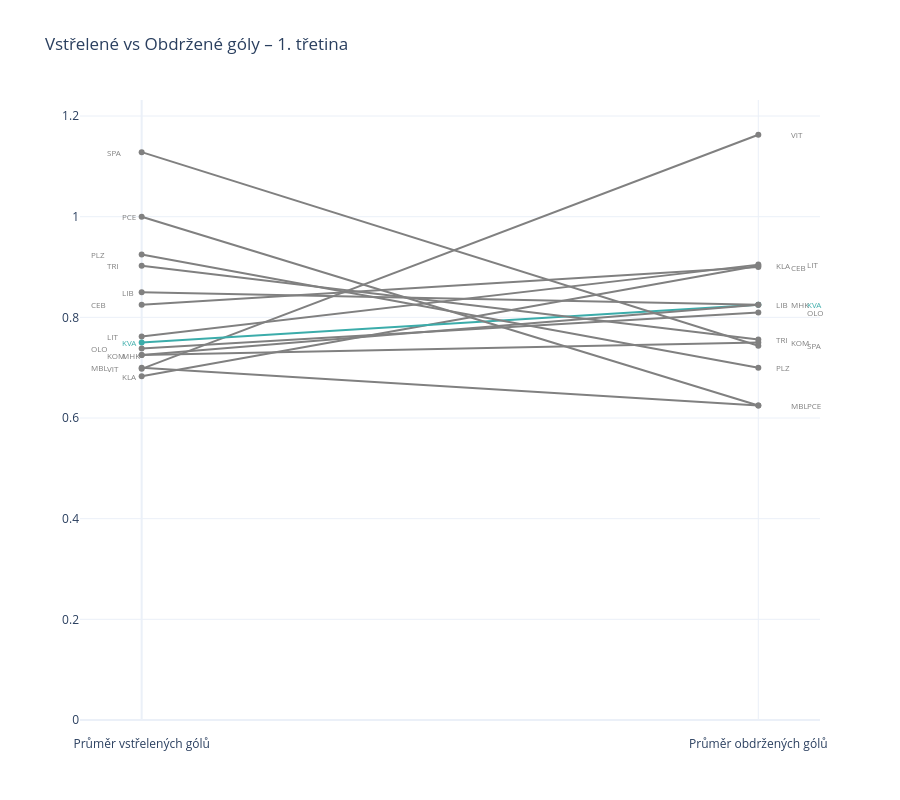
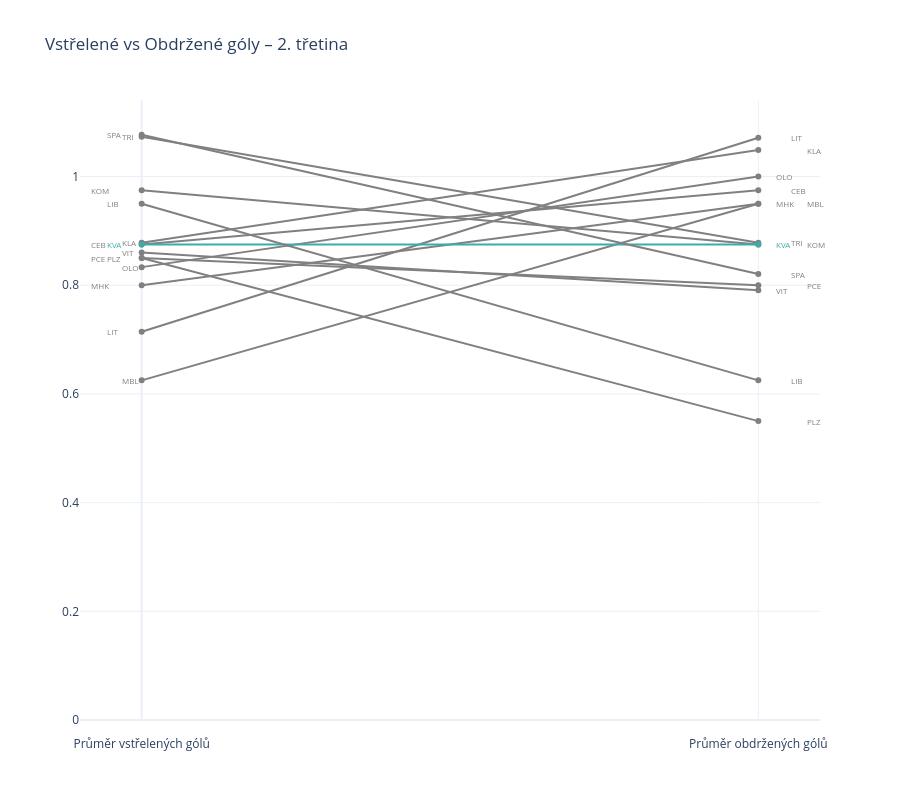
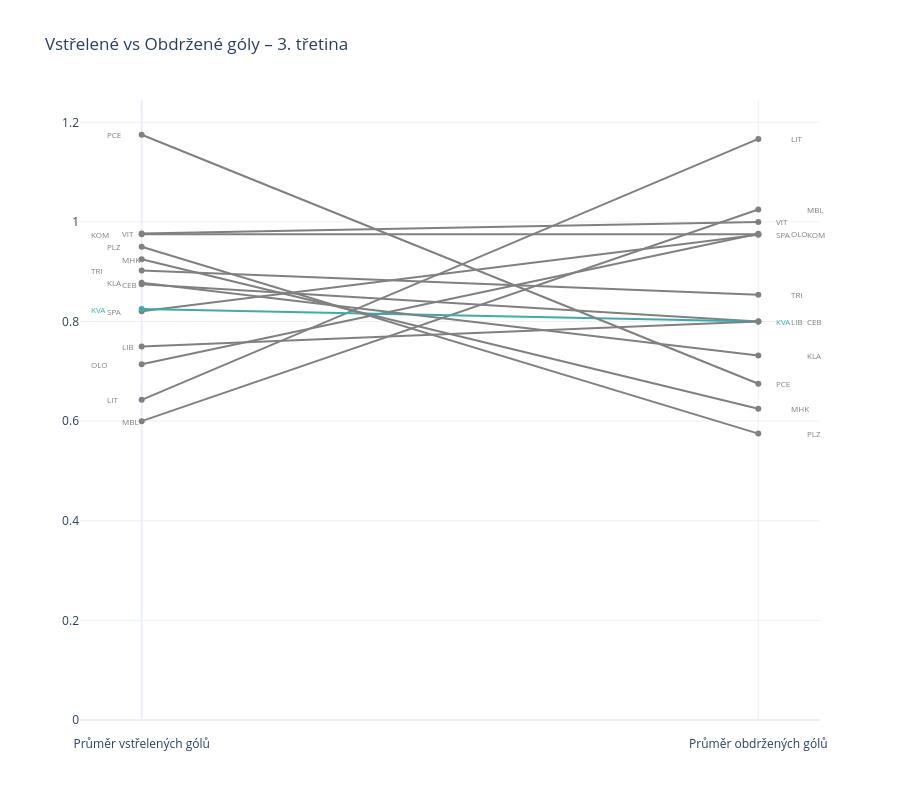
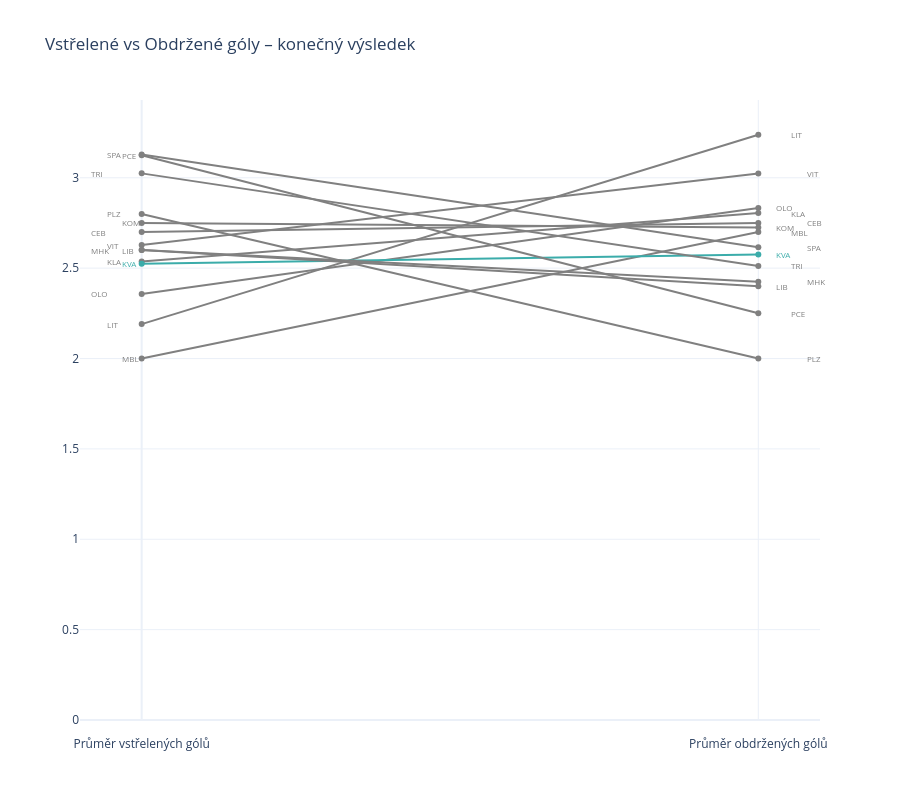

The notebook cell these images were saved under, in order:
### Code cell
for period in team_period["period"].unique():
    df_period = team_period[team_period["period"] == period]

    offset_r = define_offset(df_period, "gaa", "team")
    offset_l = define_offset(df_period, "gfa", "team")
    actual_label = "konečný výsledek" if period == "F" else f"{period}. třetina"
    
    fig = go.Figure()
    
    for team in offset_r.keys():
        team_data = df_period[df_period["team"] == team]
        color = "rgb(59,172,170)" if team == "KVA" else "gray"
        
        fig.add_trace(go.Scatter(
            x=[0, 1], 
            y=[team_data["gfa"].values[0], team_data["gaa"].values[0]],
            mode="lines+markers",
            name=team,
            line=dict(color=color, width=2, )
        ))
        
        fig.add_annotation(
            x=1.05+offset_r[team],  
            y=team_data["gaa"].values[0],
            text=team,
            showarrow=False,
            xanchor="left",
            font=dict(color=color, size=8)
        )

        fig.add_annotation(
            x=-0.06+offset_l[team],  
            y=team_data["gfa"].values[0],
            text=team,
            showarrow=False,
            xanchor="left",
            font=dict(color=color, size=8)
        )
    
    fig.update_layout(
        title=f"Vstřelené vs Obdržené góly – {actual_label}",
        xaxis=dict(
            tickvals=[0, 1],
            ticktext=["Průměr vstřelených gólů", "Průměr obdržených gólů"],
            range=[-0.1, 1.1],
            ticklabelposition="outside",
            ticklabelstandoff=15 
        ),
        yaxis=dict(
            rangemode="tozero", #dtick=0.1,
                  ),
        height=800,
        showlegend=False
    )
    
    fig.show()

### Figure 1 — Plotly figure (JSON) as saved in the notebook; plotly's stock layout.template omitted (floating-point values rounded to 4 significant figures)
{"data": [{"line": {"color": "gray", "width": 2}, "mode": "lines+markers", "name": "VIT", "type": "scatter", "x": [0, 1], "y": [0.6977, 1.163]}, {"line": {"color": "gray", "width": 2}, "mode": "lines+markers", "name": "LIT", "type": "scatter", "x": [0, 1], "y": [0.7619, 0.9048]}, {"line": {"color": "gray", "width": 2}, "mode": "lines+markers", "name": "KLA", "type": "scatter", "x": [0, 1], "y": [0.6829, 0.9024]}, {"line": {"color": "gray", "width": 2}, "mode": "lines+markers", "name": "CEB", "type": "scatter", "x": [0, 1], "y": [0.825, 0.9]}, {"line": {"color": "rgb(59,172,170)", "width": 2}, "mode": "lines+markers", "name": "KVA", "type": "scatter", "x": [0, 1], "y": [0.75, 0.825]}, {"line": {"color": "gray", "width": 2}, "mode": "lines+markers", "name": "LIB", "type": "scatter", "x": [0, 1], "y": [0.85, 0.825]}, {"line": {"color": "gray", "width": 2}, "mode": "lines+markers", "name": "MHK", "type": "scatter", "x": [0, 1], "y": [0.725, 0.825]}, {"line": {"color": "gray", "width": 2}, "mode": "lines+markers", "name": "OLO", "type": "scatter", "x": [0, 1], "y": [0.7381, 0.8095]}, {"line": {"color": "gray", "width": 2}, "mode": "lines+markers", "name": "TRI", "type": "scatter", "x": [0, 1], "y": [0.9024, 0.7561]}, {"line": {"color": "gray", "width": 2}, "mode": "lines+markers", "name": "KOM", "type": "scatter", "x": [0, 1], "y": [0.725, 0.75]}, {"line": {"color": "gray", "width": 2}, "mode": "lines+markers", "name": "SPA", "type": "scatter", "x": [0, 1], "y": [1.128, 0.7436]}, {"line": {"color": "gray", "width": 2}, "mode": "lines+markers", "name": "PLZ", "type": "scatter", "x": [0, 1], "y": [0.925, 0.7]}, {"line": {"color": "gray", "width": 2}, "mode": "lines+markers", "name": "MBL", "type": "scatter", "x": [0, 1], "y": [0.7, 0.625]}, {"line": {"color": "gray", "width": 2}, "mode": "lines+markers", "name": "PCE", "type": "scatter", "x": [0, 1], "y": [1, 0.625]}], "layout": {"annotations": [{"font": {"color": "gray", "size": 8}, "showarrow": false, "text": "VIT", "x": 1.05, "xanchor": "left", "y": 1.163}, {"font": {"color": "gray", "size": 8}, "showarrow": false, "text": "VIT", "x": -0.06, "xanchor": "left", "y": 0.6977}, {"font": {"color": "gray", "size": 8}, "showarrow": false, "text": "LIT", "x": 1.075, "xanchor": "left", "y": 0.9048}, {"font": {"color": "gray", "size": 8}, "showarrow": false, "text": "LIT", "x": -0.06, "xanchor": "left", "y": 0.7619}, {"font": {"color": "gray", "size": 8}, "showarrow": false, "text": "KLA", "x": 1.025, "xanchor": "left", "y": 0.9024}, {"font": {"color": "gray", "size": 8}, "showarrow": false, "text": "KLA", "x": -0.035, "xanchor": "left", "y": 0.6829}, {"font": {"color": "gray", "size": 8}, "showarrow": false, "text": "CEB", "x": 1.05, "xanchor": "left", "y": 0.9}, {"font": {"color": "gray", "size": 8}, "showarrow": false, "text": "CEB", "x": -0.085, "xanchor": "left", "y": 0.825}, {"font": {"color": "rgb(59,172,170)", "size": 8}, "showarrow": false, "text": "KVA", "x": 1.075, "xanchor": "left", "y": 0.825}, {"font": {"color": "rgb(59,172,170)", "size": 8}, "showarrow": false, "text": "KVA", "x": -0.035, "xanchor": "left", "y": 0.75}, {"font": {"color": "gray", "size": 8}, "showarrow": false, "text": "LIB", "x": 1.025, "xanchor": "left", "y": 0.825}, {"font": {"color": "gray", "size": 8}, "showarrow": false, "text": "LIB", "x": -0.035, "xanchor": "left", "y": 0.85}, {"font": {"color": "gray", "size": 8}, "showarrow": false, "text": "MHK", "x": 1.05, "xanchor": "left", "y": 0.825}, {"font": {"color": "gray", "size": 8}, "showarrow": false, "text": "MHK", "x": -0.035, "xanchor": "left", "y": 0.725}, {"font": {"color": "gray", "size": 8}, "showarrow": false, "text": "OLO", "x": 1.075, "xanchor": "left", "y": 0.8095}, {"font": {"color": "gray", "size": 8}, "showarrow": false, "text": "OLO", "x": -0.085, "xanchor": "left", "y": 0.7381}, {"font": {"color": "gray", "size": 8}, "showarrow": false, "text": "TRI", "x": 1.025, "xanchor": "left", "y": 0.7561}, {"font": {"color": "gray", "size": 8}, "showarrow": false, "text": "TRI", "x": -0.06, "xanchor": "left", "y": 0.9024}, {"font": {"color": "gray", "size": 8}, "showarrow": false, "text": "KOM", "x": 1.05, "xanchor": "left", "y": 0.75}, {"font": {"color": "gray", "size": 8}, "showarrow": false, "text": "KOM", "x": -0.06, "xanchor": "left", "y": 0.725}, {"font": {"color": "gray", "size": 8}, "showarrow": false, "text": "SPA", "x": 1.075, "xanchor": "left", "y": 0.7436}, {"font": {"color": "gray", "size": 8}, "showarrow": false, "text": "SPA", "x": -0.06, "xanchor": "left", "y": 1.128}, {"font": {"color": "gray", "size": 8}, "showarrow": false, "text": "PLZ", "x": 1.025, "xanchor": "left", "y": 0.7}, {"font": {"color": "gray", "size": 8}, "showarrow": false, "text": "PLZ", "x": -0.085, "xanchor": "left", "y": 0.925}, {"font": {"color": "gray", "size": 8}, "showarrow": false, "text": "MBL", "x": 1.05, "xanchor": "left", "y": 0.625}, {"font": {"color": "gray", "size": 8}, "showarrow": false, "text": "MBL", "x": -0.085, "xanchor": "left", "y": 0.7}, {"font": {"color": "gray", "size": 8}, "showarrow": false, "text": "PCE", "x": 1.075, "xanchor": "left", "y": 0.625}, {"font": {"color": "gray", "size": 8}, "showarrow": false, "text": "PCE", "x": -0.035, "xanchor": "left", "y": 1}], "height": 800, "showlegend": false, "title": {"text": "Vstřelené vs Obdržené góly – 1. třetina"}, "xaxis": {"range": [-0.1, 1.1], "ticklabelposition": "outside", "ticklabelstandoff": 15, "ticktext": ["Průměr vstřelených gólů", "Průměr obdržených gólů"], "tickvals": [0, 1]}, "yaxis": {"rangemode": "tozero"}}}

### Figure 2 — Plotly figure (JSON) as saved in the notebook; plotly's stock layout.template omitted (floating-point values rounded to 4 significant figures)
{"data": [{"line": {"color": "gray", "width": 2}, "mode": "lines+markers", "name": "LIT", "type": "scatter", "x": [0, 1], "y": [0.7143, 1.071]}, {"line": {"color": "gray", "width": 2}, "mode": "lines+markers", "name": "KLA", "type": "scatter", "x": [0, 1], "y": [0.878, 1.049]}, {"line": {"color": "gray", "width": 2}, "mode": "lines+markers", "name": "OLO", "type": "scatter", "x": [0, 1], "y": [0.8333, 1]}, {"line": {"color": "gray", "width": 2}, "mode": "lines+markers", "name": "CEB", "type": "scatter", "x": [0, 1], "y": [0.875, 0.975]}, {"line": {"color": "gray", "width": 2}, "mode": "lines+markers", "name": "MBL", "type": "scatter", "x": [0, 1], "y": [0.625, 0.95]}, {"line": {"color": "gray", "width": 2}, "mode": "lines+markers", "name": "MHK", "type": "scatter", "x": [0, 1], "y": [0.8, 0.95]}, {"line": {"color": "gray", "width": 2}, "mode": "lines+markers", "name": "TRI", "type": "scatter", "x": [0, 1], "y": [1.073, 0.878]}, {"line": {"color": "gray", "width": 2}, "mode": "lines+markers", "name": "KOM", "type": "scatter", "x": [0, 1], "y": [0.975, 0.875]}, {"line": {"color": "rgb(59,172,170)", "width": 2}, "mode": "lines+markers", "name": "KVA", "type": "scatter", "x": [0, 1], "y": [0.875, 0.875]}, {"line": {"color": "gray", "width": 2}, "mode": "lines+markers", "name": "SPA", "type": "scatter", "x": [0, 1], "y": [1.077, 0.8205]}, {"line": {"color": "gray", "width": 2}, "mode": "lines+markers", "name": "PCE", "type": "scatter", "x": [0, 1], "y": [0.85, 0.8]}, {"line": {"color": "gray", "width": 2}, "mode": "lines+markers", "name": "VIT", "type": "scatter", "x": [0, 1], "y": [0.8605, 0.7907]}, {"line": {"color": "gray", "width": 2}, "mode": "lines+markers", "name": "LIB", "type": "scatter", "x": [0, 1], "y": [0.95, 0.625]}, {"line": {"color": "gray", "width": 2}, "mode": "lines+markers", "name": "PLZ", "type": "scatter", "x": [0, 1], "y": [0.85, 0.55]}], "layout": {"annotations": [{"font": {"color": "gray", "size": 8}, "showarrow": false, "text": "LIT", "x": 1.05, "xanchor": "left", "y": 1.071}, {"font": {"color": "gray", "size": 8}, "showarrow": false, "text": "LIT", "x": -0.06, "xanchor": "left", "y": 0.7143}, {"font": {"color": "gray", "size": 8}, "showarrow": false, "text": "KLA", "x": 1.075, "xanchor": "left", "y": 1.049}, {"font": {"color": "gray", "size": 8}, "showarrow": false, "text": "KLA", "x": -0.035, "xanchor": "left", "y": 0.878}, {"font": {"color": "gray", "size": 8}, "showarrow": false, "text": "OLO", "x": 1.025, "xanchor": "left", "y": 1}, {"font": {"color": "gray", "size": 8}, "showarrow": false, "text": "OLO", "x": -0.035, "xanchor": "left", "y": 0.8333}, {"font": {"color": "gray", "size": 8}, "showarrow": false, "text": "CEB", "x": 1.05, "xanchor": "left", "y": 0.975}, {"font": {"color": "gray", "size": 8}, "showarrow": false, "text": "CEB", "x": -0.085, "xanchor": "left", "y": 0.875}, {"font": {"color": "gray", "size": 8}, "showarrow": false, "text": "MBL", "x": 1.075, "xanchor": "left", "y": 0.95}, {"font": {"color": "gray", "size": 8}, "showarrow": false, "text": "MBL", "x": -0.035, "xanchor": "left", "y": 0.625}, {"font": {"color": "gray", "size": 8}, "showarrow": false, "text": "MHK", "x": 1.025, "xanchor": "left", "y": 0.95}, {"font": {"color": "gray", "size": 8}, "showarrow": false, "text": "MHK", "x": -0.085, "xanchor": "left", "y": 0.8}, {"font": {"color": "gray", "size": 8}, "showarrow": false, "text": "TRI", "x": 1.05, "xanchor": "left", "y": 0.878}, {"font": {"color": "gray", "size": 8}, "showarrow": false, "text": "TRI", "x": -0.035, "xanchor": "left", "y": 1.073}, {"font": {"color": "gray", "size": 8}, "showarrow": false, "text": "KOM", "x": 1.075, "xanchor": "left", "y": 0.875}, {"font": {"color": "gray", "size": 8}, "showarrow": false, "text": "KOM", "x": -0.085, "xanchor": "left", "y": 0.975}, {"font": {"color": "rgb(59,172,170)", "size": 8}, "showarrow": false, "text": "KVA", "x": 1.025, "xanchor": "left", "y": 0.875}, {"font": {"color": "rgb(59,172,170)", "size": 8}, "showarrow": false, "text": "KVA", "x": -0.06, "xanchor": "left", "y": 0.875}, {"font": {"color": "gray", "size": 8}, "showarrow": false, "text": "SPA", "x": 1.05, "xanchor": "left", "y": 0.8205}, {"font": {"color": "gray", "size": 8}, "showarrow": false, "text": "SPA", "x": -0.06, "xanchor": "left", "y": 1.077}, {"font": {"color": "gray", "size": 8}, "showarrow": false, "text": "PCE", "x": 1.075, "xanchor": "left", "y": 0.8}, {"font": {"color": "gray", "size": 8}, "showarrow": false, "text": "PCE", "x": -0.085, "xanchor": "left", "y": 0.85}, {"font": {"color": "gray", "size": 8}, "showarrow": false, "text": "VIT", "x": 1.025, "xanchor": "left", "y": 0.7907}, {"font": {"color": "gray", "size": 8}, "showarrow": false, "text": "VIT", "x": -0.035, "xanchor": "left", "y": 0.8605}, {"font": {"color": "gray", "size": 8}, "showarrow": false, "text": "LIB", "x": 1.05, "xanchor": "left", "y": 0.625}, {"font": {"color": "gray", "size": 8}, "showarrow": false, "text": "LIB", "x": -0.06, "xanchor": "left", "y": 0.95}, {"font": {"color": "gray", "size": 8}, "showarrow": false, "text": "PLZ", "x": 1.075, "xanchor": "left", "y": 0.55}, {"font": {"color": "gray", "size": 8}, "showarrow": false, "text": "PLZ", "x": -0.06, "xanchor": "left", "y": 0.85}], "height": 800, "showlegend": false, "title": {"text": "Vstřelené vs Obdržené góly – 2. třetina"}, "xaxis": {"range": [-0.1, 1.1], "ticklabelposition": "outside", "ticklabelstandoff": 15, "ticktext": ["Průměr vstřelených gólů", "Průměr obdržených gólů"], "tickvals": [0, 1]}, "yaxis": {"rangemode": "tozero"}}}

### Figure 3 — Plotly figure (JSON) as saved in the notebook; plotly's stock layout.template omitted (floating-point values rounded to 4 significant figures)
{"data": [{"line": {"color": "gray", "width": 2}, "mode": "lines+markers", "name": "LIT", "type": "scatter", "x": [0, 1], "y": [0.6429, 1.167]}, {"line": {"color": "gray", "width": 2}, "mode": "lines+markers", "name": "MBL", "type": "scatter", "x": [0, 1], "y": [0.6, 1.025]}, {"line": {"color": "gray", "width": 2}, "mode": "lines+markers", "name": "VIT", "type": "scatter", "x": [0, 1], "y": [0.9767, 1]}, {"line": {"color": "gray", "width": 2}, "mode": "lines+markers", "name": "OLO", "type": "scatter", "x": [0, 1], "y": [0.7143, 0.9762]}, {"line": {"color": "gray", "width": 2}, "mode": "lines+markers", "name": "KOM", "type": "scatter", "x": [0, 1], "y": [0.975, 0.975]}, {"line": {"color": "gray", "width": 2}, "mode": "lines+markers", "name": "SPA", "type": "scatter", "x": [0, 1], "y": [0.8205, 0.9744]}, {"line": {"color": "gray", "width": 2}, "mode": "lines+markers", "name": "TRI", "type": "scatter", "x": [0, 1], "y": [0.9024, 0.8537]}, {"line": {"color": "gray", "width": 2}, "mode": "lines+markers", "name": "CEB", "type": "scatter", "x": [0, 1], "y": [0.875, 0.8]}, {"line": {"color": "rgb(59,172,170)", "width": 2}, "mode": "lines+markers", "name": "KVA", "type": "scatter", "x": [0, 1], "y": [0.825, 0.8]}, {"line": {"color": "gray", "width": 2}, "mode": "lines+markers", "name": "LIB", "type": "scatter", "x": [0, 1], "y": [0.75, 0.8]}, {"line": {"color": "gray", "width": 2}, "mode": "lines+markers", "name": "KLA", "type": "scatter", "x": [0, 1], "y": [0.878, 0.7317]}, {"line": {"color": "gray", "width": 2}, "mode": "lines+markers", "name": "PCE", "type": "scatter", "x": [0, 1], "y": [1.175, 0.675]}, {"line": {"color": "gray", "width": 2}, "mode": "lines+markers", "name": "MHK", "type": "scatter", "x": [0, 1], "y": [0.925, 0.625]}, {"line": {"color": "gray", "width": 2}, "mode": "lines+markers", "name": "PLZ", "type": "scatter", "x": [0, 1], "y": [0.95, 0.575]}], "layout": {"annotations": [{"font": {"color": "gray", "size": 8}, "showarrow": false, "text": "LIT", "x": 1.05, "xanchor": "left", "y": 1.167}, {"font": {"color": "gray", "size": 8}, "showarrow": false, "text": "LIT", "x": -0.06, "xanchor": "left", "y": 0.6429}, {"font": {"color": "gray", "size": 8}, "showarrow": false, "text": "MBL", "x": 1.075, "xanchor": "left", "y": 1.025}, {"font": {"color": "gray", "size": 8}, "showarrow": false, "text": "MBL", "x": -0.035, "xanchor": "left", "y": 0.6}, {"font": {"color": "gray", "size": 8}, "showarrow": false, "text": "VIT", "x": 1.025, "xanchor": "left", "y": 1}, {"font": {"color": "gray", "size": 8}, "showarrow": false, "text": "VIT", "x": -0.035, "xanchor": "left", "y": 0.9767}, {"font": {"color": "gray", "size": 8}, "showarrow": false, "text": "OLO", "x": 1.05, "xanchor": "left", "y": 0.9762}, {"font": {"color": "gray", "size": 8}, "showarrow": false, "text": "OLO", "x": -0.085, "xanchor": "left", "y": 0.7143}, {"font": {"color": "gray", "size": 8}, "showarrow": false, "text": "KOM", "x": 1.075, "xanchor": "left", "y": 0.975}, {"font": {"color": "gray", "size": 8}, "showarrow": false, "text": "KOM", "x": -0.085, "xanchor": "left", "y": 0.975}, {"font": {"color": "gray", "size": 8}, "showarrow": false, "text": "SPA", "x": 1.025, "xanchor": "left", "y": 0.9744}, {"font": {"color": "gray", "size": 8}, "showarrow": false, "text": "SPA", "x": -0.06, "xanchor": "left", "y": 0.8205}, {"font": {"color": "gray", "size": 8}, "showarrow": false, "text": "TRI", "x": 1.05, "xanchor": "left", "y": 0.8537}, {"font": {"color": "gray", "size": 8}, "showarrow": false, "text": "TRI", "x": -0.085, "xanchor": "left", "y": 0.9024}, {"font": {"color": "gray", "size": 8}, "showarrow": false, "text": "CEB", "x": 1.075, "xanchor": "left", "y": 0.8}, {"font": {"color": "gray", "size": 8}, "showarrow": false, "text": "CEB", "x": -0.035, "xanchor": "left", "y": 0.875}, {"font": {"color": "rgb(59,172,170)", "size": 8}, "showarrow": false, "text": "KVA", "x": 1.025, "xanchor": "left", "y": 0.8}, {"font": {"color": "rgb(59,172,170)", "size": 8}, "showarrow": false, "text": "KVA", "x": -0.085, "xanchor": "left", "y": 0.825}, {"font": {"color": "gray", "size": 8}, "showarrow": false, "text": "LIB", "x": 1.05, "xanchor": "left", "y": 0.8}, {"font": {"color": "gray", "size": 8}, "showarrow": false, "text": "LIB", "x": -0.035, "xanchor": "left", "y": 0.75}, {"font": {"color": "gray", "size": 8}, "showarrow": false, "text": "KLA", "x": 1.075, "xanchor": "left", "y": 0.7317}, {"font": {"color": "gray", "size": 8}, "showarrow": false, "text": "KLA", "x": -0.06, "xanchor": "left", "y": 0.878}, {"font": {"color": "gray", "size": 8}, "showarrow": false, "text": "PCE", "x": 1.025, "xanchor": "left", "y": 0.675}, {"font": {"color": "gray", "size": 8}, "showarrow": false, "text": "PCE", "x": -0.06, "xanchor": "left", "y": 1.175}, {"font": {"color": "gray", "size": 8}, "showarrow": false, "text": "MHK", "x": 1.05, "xanchor": "left", "y": 0.625}, {"font": {"color": "gray", "size": 8}, "showarrow": false, "text": "MHK", "x": -0.035, "xanchor": "left", "y": 0.925}, {"font": {"color": "gray", "size": 8}, "showarrow": false, "text": "PLZ", "x": 1.075, "xanchor": "left", "y": 0.575}, {"font": {"color": "gray", "size": 8}, "showarrow": false, "text": "PLZ", "x": -0.06, "xanchor": "left", "y": 0.95}], "height": 800, "showlegend": false, "title": {"text": "Vstřelené vs Obdržené góly – 3. třetina"}, "xaxis": {"range": [-0.1, 1.1], "ticklabelposition": "outside", "ticklabelstandoff": 15, "ticktext": ["Průměr vstřelených gólů", "Průměr obdržených gólů"], "tickvals": [0, 1]}, "yaxis": {"rangemode": "tozero"}}}

### Figure 4 — Plotly figure (JSON) as saved in the notebook; plotly's stock layout.template omitted (floating-point values rounded to 4 significant figures)
{"data": [{"line": {"color": "gray", "width": 2}, "mode": "lines+markers", "name": "LIT", "type": "scatter", "x": [0, 1], "y": [2.19, 3.238]}, {"line": {"color": "gray", "width": 2}, "mode": "lines+markers", "name": "VIT", "type": "scatter", "x": [0, 1], "y": [2.628, 3.023]}, {"line": {"color": "gray", "width": 2}, "mode": "lines+markers", "name": "OLO", "type": "scatter", "x": [0, 1], "y": [2.357, 2.833]}, {"line": {"color": "gray", "width": 2}, "mode": "lines+markers", "name": "KLA", "type": "scatter", "x": [0, 1], "y": [2.537, 2.805]}, {"line": {"color": "gray", "width": 2}, "mode": "lines+markers", "name": "CEB", "type": "scatter", "x": [0, 1], "y": [2.7, 2.75]}, {"line": {"color": "gray", "width": 2}, "mode": "lines+markers", "name": "KOM", "type": "scatter", "x": [0, 1], "y": [2.75, 2.725]}, {"line": {"color": "gray", "width": 2}, "mode": "lines+markers", "name": "MBL", "type": "scatter", "x": [0, 1], "y": [2, 2.7]}, {"line": {"color": "gray", "width": 2}, "mode": "lines+markers", "name": "SPA", "type": "scatter", "x": [0, 1], "y": [3.128, 2.615]}, {"line": {"color": "rgb(59,172,170)", "width": 2}, "mode": "lines+markers", "name": "KVA", "type": "scatter", "x": [0, 1], "y": [2.525, 2.575]}, {"line": {"color": "gray", "width": 2}, "mode": "lines+markers", "name": "TRI", "type": "scatter", "x": [0, 1], "y": [3.024, 2.512]}, {"line": {"color": "gray", "width": 2}, "mode": "lines+markers", "name": "MHK", "type": "scatter", "x": [0, 1], "y": [2.6, 2.425]}, {"line": {"color": "gray", "width": 2}, "mode": "lines+markers", "name": "LIB", "type": "scatter", "x": [0, 1], "y": [2.6, 2.4]}, {"line": {"color": "gray", "width": 2}, "mode": "lines+markers", "name": "PCE", "type": "scatter", "x": [0, 1], "y": [3.125, 2.25]}, {"line": {"color": "gray", "width": 2}, "mode": "lines+markers", "name": "PLZ", "type": "scatter", "x": [0, 1], "y": [2.8, 2]}], "layout": {"annotations": [{"font": {"color": "gray", "size": 8}, "showarrow": false, "text": "LIT", "x": 1.05, "xanchor": "left", "y": 3.238}, {"font": {"color": "gray", "size": 8}, "showarrow": false, "text": "LIT", "x": -0.06, "xanchor": "left", "y": 2.19}, {"font": {"color": "gray", "size": 8}, "showarrow": false, "text": "VIT", "x": 1.075, "xanchor": "left", "y": 3.023}, {"font": {"color": "gray", "size": 8}, "showarrow": false, "text": "VIT", "x": -0.06, "xanchor": "left", "y": 2.628}, {"font": {"color": "gray", "size": 8}, "showarrow": false, "text": "OLO", "x": 1.025, "xanchor": "left", "y": 2.833}, {"font": {"color": "gray", "size": 8}, "showarrow": false, "text": "OLO", "x": -0.085, "xanchor": "left", "y": 2.357}, {"font": {"color": "gray", "size": 8}, "showarrow": false, "text": "KLA", "x": 1.05, "xanchor": "left", "y": 2.805}, {"font": {"color": "gray", "size": 8}, "showarrow": false, "text": "KLA", "x": -0.06, "xanchor": "left", "y": 2.537}, {"font": {"color": "gray", "size": 8}, "showarrow": false, "text": "CEB", "x": 1.075, "xanchor": "left", "y": 2.75}, {"font": {"color": "gray", "size": 8}, "showarrow": false, "text": "CEB", "x": -0.085, "xanchor": "left", "y": 2.7}, {"font": {"color": "gray", "size": 8}, "showarrow": false, "text": "KOM", "x": 1.025, "xanchor": "left", "y": 2.725}, {"font": {"color": "gray", "size": 8}, "showarrow": false, "text": "KOM", "x": -0.035, "xanchor": "left", "y": 2.75}, {"font": {"color": "gray", "size": 8}, "showarrow": false, "text": "MBL", "x": 1.05, "xanchor": "left", "y": 2.7}, {"font": {"color": "gray", "size": 8}, "showarrow": false, "text": "MBL", "x": -0.035, "xanchor": "left", "y": 2}, {"font": {"color": "gray", "size": 8}, "showarrow": false, "text": "SPA", "x": 1.075, "xanchor": "left", "y": 2.615}, {"font": {"color": "gray", "size": 8}, "showarrow": false, "text": "SPA", "x": -0.06, "xanchor": "left", "y": 3.128}, {"font": {"color": "rgb(59,172,170)", "size": 8}, "showarrow": false, "text": "KVA", "x": 1.025, "xanchor": "left", "y": 2.575}, {"font": {"color": "rgb(59,172,170)", "size": 8}, "showarrow": false, "text": "KVA", "x": -0.035, "xanchor": "left", "y": 2.525}, {"font": {"color": "gray", "size": 8}, "showarrow": false, "text": "TRI", "x": 1.05, "xanchor": "left", "y": 2.512}, {"font": {"color": "gray", "size": 8}, "showarrow": false, "text": "TRI", "x": -0.085, "xanchor": "left", "y": 3.024}, {"font": {"color": "gray", "size": 8}, "showarrow": false, "text": "MHK", "x": 1.075, "xanchor": "left", "y": 2.425}, {"font": {"color": "gray", "size": 8}, "showarrow": false, "text": "MHK", "x": -0.085, "xanchor": "left", "y": 2.6}, {"font": {"color": "gray", "size": 8}, "showarrow": false, "text": "LIB", "x": 1.025, "xanchor": "left", "y": 2.4}, {"font": {"color": "gray", "size": 8}, "showarrow": false, "text": "LIB", "x": -0.035, "xanchor": "left", "y": 2.6}, {"font": {"color": "gray", "size": 8}, "showarrow": false, "text": "PCE", "x": 1.05, "xanchor": "left", "y": 2.25}, {"font": {"color": "gray", "size": 8}, "showarrow": false, "text": "PCE", "x": -0.035, "xanchor": "left", "y": 3.125}, {"font": {"color": "gray", "size": 8}, "showarrow": false, "text": "PLZ", "x": 1.075, "xanchor": "left", "y": 2}, {"font": {"color": "gray", "size": 8}, "showarrow": false, "text": "PLZ", "x": -0.06, "xanchor": "left", "y": 2.8}], "height": 800, "showlegend": false, "title": {"text": "Vstřelené vs Obdržené góly – konečný výsledek"}, "xaxis": {"range": [-0.1, 1.1], "ticklabelposition": "outside", "ticklabelstandoff": 15, "ticktext": ["Průměr vstřelených gólů", "Průměr obdržených gólů"], "tickvals": [0, 1]}, "yaxis": {"rangemode": "tozero"}}}
